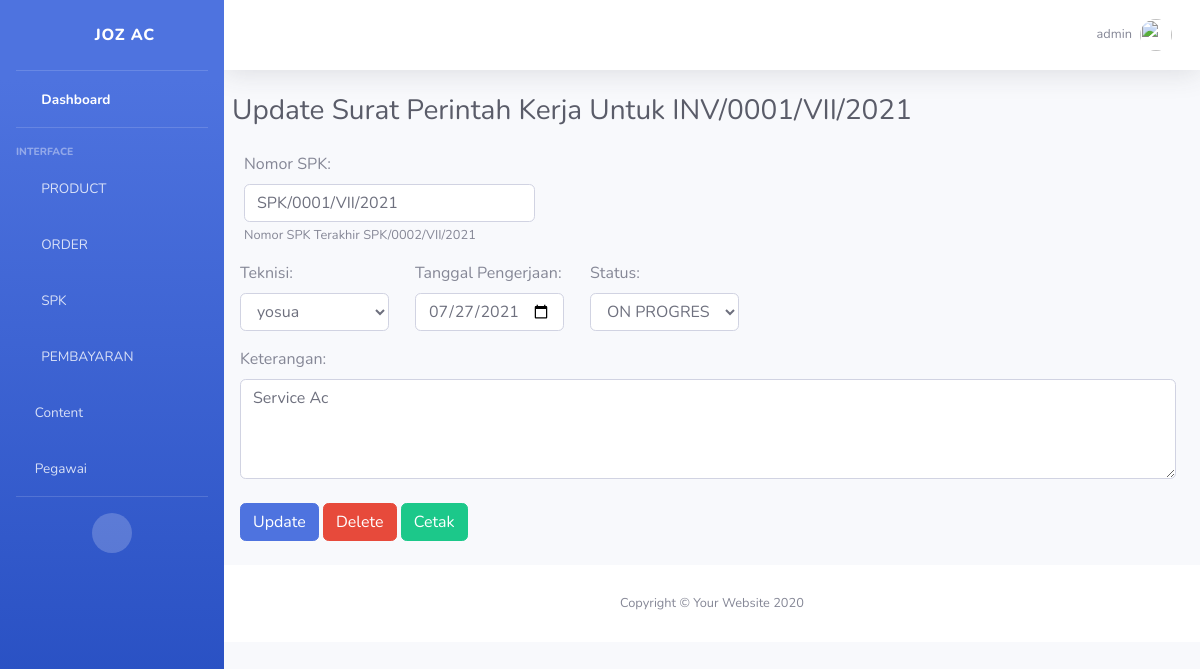
/spk/admin/update/spk0001vii2021-yosua/ (signed in), run on the app's committed database.
### account/models.py (models this page shows)
class Account(AbstractBaseUser, PermissionsMixin):
	jabatanChoice        = [
	('ADMIN','ADMIN'),
	('TEKNISI','TEKNISI'),
	]
	username 	= models.CharField(max_length=20, unique=True)
	jabatan 	= models.CharField(choices=jabatanChoice, max_length=8)
	date_joined = models.DateTimeField(auto_now_add=True)
	last_login 	= models.DateTimeField(auto_now=True)
	is_active = models.BooleanField(default=True)
	is_staff = models.BooleanField(default=True)
	is_superuser = models.BooleanField(default=False)
	is_admin	= models.BooleanField(default=True)
	objects = AccountManage()
	USERNAME_FIELD = 'username'
	REQUIRED_FIELDS = []
	def __str__(self):
		return self.username
	class Meta:
		verbose_name = 'Account'
		verbose_name_plural = 'Account'

### SPK_teknisi/models.py (models this page shows, shortened)
class SPKModel(models.Model):
    statusChoice        = [
        ('PENDING','ON PROGRESS'),
        ('CANCEL','CANCEL'),
        ('SELESAI','SELESAI'),
    ]
    no_SPK			= models.CharField(max_length=30, verbose_name='Nomor SPK', blank=True, unique=True)
    tgl_input		= models.DateField(auto_now=True, verbose_name='Tanggal Input')
    teknisi			= models.ForeignKey(settings.AUTH_USER_MODEL, on_delete=models.SET_NULL, related_name='teknisiUser', verbose_name='Teknisi', null=True)
    pesanan		    = models.OneToOneField(InvoiceModel, related_name='SPK', on_delete=models.SET_NULL, verbose_name='Invoice', null=True)
    tgl_pengerjaan	= models.DateField(verbose_name='Tanggal Pengerjaan')
    keterangan		= models.TextField(verbose_name='Keterangan')
    status			= models.CharField(choices=statusChoice, max_length=10, default='PENDING')
    slug_SPK		= models.SlugField()
    class Meta:
        verbose_name='Surat Perintah Kerja'
        verbose_name_plural='Surat Perintah Kerja'
    def __str__(self):
    	return self.no_SPK

### pesanan/models.py (models this page shows, shortened)
class InvoiceModel(models.Model):
    statusChoise = [
    ('LUNAS','LUNAS'),
    ('BELUM', 'BELUM LUNAS'),
    ]
    Invoice             = models.CharField(max_length=20, verbose_name='Nomor Invoice')
    clientINV           = models.OneToOneField(ClientModel, blank=True, null=True, related_name='InvoiceClient', verbose_name='Invoice Client', on_delete=models.SET_NULL)
    statusPembayaran    = models.CharField(choices=statusChoise, max_length=20, default='BELUM')
    Keterangan          = models.TextField()
    tanggal			    = models.DateField(auto_now=True, editable=False, verbose_name='Tanggal')
    totalInvoice	    = models.PositiveIntegerField(default=0, verbose_name='Total Pembayaran')
    slug_Invoice	    = models.SlugField()
    class Meta:
        verbose_name='Invoice'
        verbose_name_plural='Invoice'
    def __str__(self):
    	return f"{self.Invoice}"

### SPK_teknisi/views.py (the view)
# urls.py: path('admin/update/<slug:slug>/', SPK_Update.as_view(), name='update'),
class SPK_Update(LoginRequiredMixin, UpdateView):
	login_url = reverse_lazy('account:login')
	model = SPKModel
	template_name = 'SPK_teknisi/update.html'
	form_class = SPK_Form
	success_url = reverse_lazy('spk:invoiceView')
	slug_url_kwarg = 'slug'
	slug_field = 'slug_SPK'
	extra_context = {
	'lastSPK': model.objects.all().last()
	}

### SPK_teknisi/forms.py
class SPK_Form(forms.ModelForm):
    class Meta:
        model = SPKModel
        fields = ('no_SPK', 'teknisi', 'pesanan', 'tgl_pengerjaan', 'keterangan', 'status')
        widgets={
            'no_SPK':forms.TextInput(attrs={
                'class':"form-control",
                'onchange':"SPK_Value(this.value)",
                }),
            'keterangan': forms.Textarea(attrs={
                'class':"form-control",
                'style': 'height: 100px',
                }),
        	'teknisi': forms.Select(attrs={
        		'class':"form-control",
        		}),
        	'tgl_pengerjaan':forms.DateInput(attrs={
        		'class':"datepicker form-control",
                'type':"date"
        		}),
            'status':forms.Select(attrs={
                'class':"form-control",
                }),
            'pesanan':forms.HiddenInput(),
        }
    def __init__(self, *args, **kwargs):
        super().__init__(*args, **kwargs)
        self.fields['teknisi'].queryset = Account.objects.filter(jabatan='TEKNISI')

### SPK_teknisi/templates/SPK_teknisi/update.html (shortened to what this page needs)
{% extends "admin/base_admin.html" %}
{% load static %}
{% block Content %}
<div class="container-fluid pr-auto pl-2">
	<div class="d-sm-flex align-items-center justify-content-between mb-4">
        <h1 class="h3 mb-0 text-gray-800">Update Surat Perintah Kerja Untuk {{object.pesanan}}</h1>
    </div>
    <form method="post" autocomplete="off">
    	<div class="col-md-4 mb-3">
			{{form.no_SPK.label_tag}}
			{{form.no_SPK}}
			<small id="id_no_SPK" class="form-text text-muted">Nomor SPK Terakhir {{lastSPK}}</small>
		</div>
    	<div class="form-row">
    		<div class="col-sm-2 mb-3 ml-2">
    			{{form.teknisi.label_tag}}
    			{{form.teknisi}}
    		</div>
    		<div class="col-sm-2 mb-2 ml-3">
    			{{form.tgl_pengerjaan.label_tag}}
    			{{form.tgl_pengerjaan}}
    		</div>
    		<div class="col-sm-2 mb-2 ml-3">
	    		{{form.status.label_tag}}
	    		{{form.status}}
    		</div>
    	</div>
    	<div class="ml-2">
    		{{form.keterangan.label_tag}}
    		{{form.keterangan}}
    	</div>
    	<button type="submit" class="btn btn-primary my-4 ml-2">Update</button>
    	<button type="button" class="btn btn-danger buttonSubmit" data-toggle="modal" data-target="#exampleModal">
			   Delete
		  </button>
      <a class="btn btn-success" href="{% url "spk:cetakPDF" slug=object.slug_SPK%}" target="_blank">Cetak</a>
    </form>
</div>
{% endblock Content %}

### templates/admin/include/topBar.html (shortened to what this page needs)
{% load static %}
                <nav class="navbar navbar-expand navbar-light bg-white topbar mb-4 static-top shadow">
                    <ul class="navbar-nav ml-auto">
                        <li class="nav-item dropdown no-arrow">
                            <a class="nav-link dropdown-toggle" href="#" id="userDropdown" role="button"
                                data-toggle="dropdown" aria-haspopup="true" aria-expanded="false">
                                <span class="mr-2 d-none d-lg-inline text-gray-600 small">{{request.user}}</span>
                                <img class="img-profile rounded-circle" src="{% static "img/undraw_profile.svg" %}">
                            </a>
                        </li>
                    </ul>
                </nav>

### data on the page
Account: user "admin"
SPKModel: pesanan "INV/0001/VII/2021", no_SPK "SPK/0001/VII/2021", teknisi "yosua", tgl_pengerjaan "07/27/2021", status "ON PROGRESS", keterangan "Service Ac"
SPKModel: no_SPK "SPK/0002/VII/2021"
